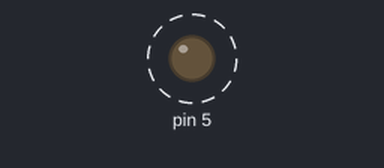
This sketch was run on a simulated Arduino Uno, built with avr-gcc and run on an emulated ATmega328P. Parts: output pins drawn as LEDs (lit = HIGH). Dashed ring = blinking.

Above: at 0.5 s.
Timing chart, 0 to 4.6 s (numbered marks = the images above):
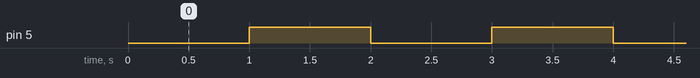

Measured:
- by itself, pin 5: alternates HIGH for 1.0 s and LOW for 1.0 s

The sketch:

motor_control_tip122.ino
```cpp
//----------------------------------------------------------------//
//
// SAIC Robotics Fall 2023
// Brett Ian Balogh
// https://github.com/giantmolecules/ROBOTICS_FA23_CODE.git
//
// motor_control_tip122.ino
//
// Like BLINK sketch, but for motors.
//
//----------------------------------------------------------------//
void setup() {
  // put your setup code here, to run once:
  pinMode(5, OUTPUT);
}

void loop() {
  // put your main code here, to run repeatedly:
  digitalWrite(5, LOW);
  delay(1000);
  digitalWrite(5, HIGH);
  delay(1000);
}
```
